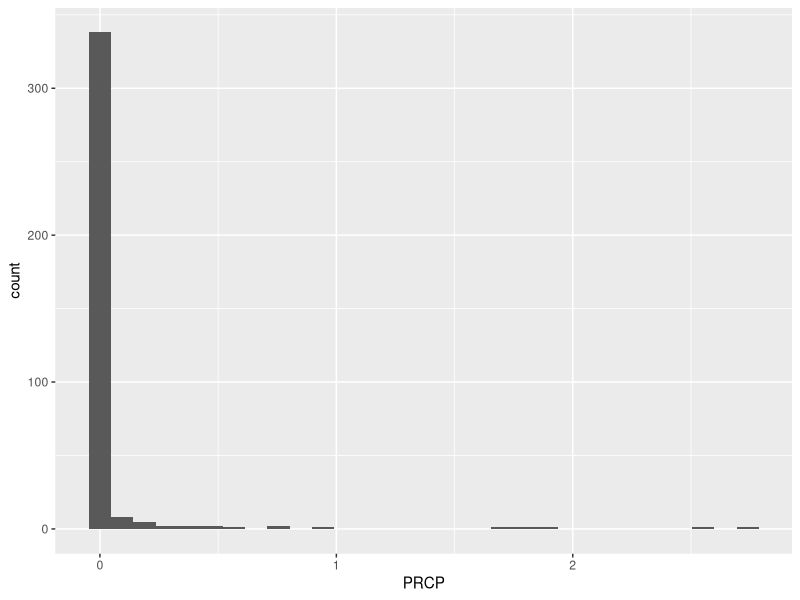

Source code (R):
## ---- chunk 1
df <- read.csv('./rainfallLAcounty2025-26.csv')
library(tidyverse)
str(df)
## ---- chunk 2
length(unique(df))
## ---- chunk 3
names(table(df$STATION))[which.min(table(df$STATION))]
## ---- chunk 4
max(table(df$STATION))
## ---- chunk 5
str(df)
## ---- chunk 6
df |>
  slice_max(DATE, with_ties=FALSE) |>
  select(DATE)

df |>
  slice_min(DATE, with_ties=FALSE) |>
  select(DATE)
## ---- chunk 7
df |>
  arrange(desc(PRCP)) |>
  slice_head() |>
  select(NAME, DATE, PRCP)
## ---- chunk 8
ucla_stations <- df |>
  filter(NAME == "U C L A, CA US")
## ---- chunk 9
ucla_stations |>
  filter(PRCP >= 1) |>
  summarize(n = n())
## ---- chunk 10
ucla_stations |>
  filter(PRCP >= 1) |>
  select(PRCP) |>
  summary()
## ---- chunk 11
ucla_stations[ucla_stations$TMAX == max(ucla_stations$TMAX), ][, c('TMAX', 'DATE')]
ucla_stations[ucla_stations$TMIN == max(ucla_stations$TMIN), ][, c('TMIN', 'DATE')]
## ---- chunk 12
prcp_df <- df |>
  group_by(NAME) |>
  summarize(avg_PRCP = mean(PRCP, na.rm = TRUE), total_PRCP = sum(PRCP, na.rm=TRUE))

prcp_df |>
  filter(avg_PRCP == max(avg_PRCP, na.rm = TRUE)) |>
  select(NAME, avg_PRCP)

prcp_df |>
  arrange(desc(total_PRCP)) |>
  slice_head() |>
  select(NAME, total_PRCP)

## ---- chunk 13
ggplot(ucla_stations, aes(x= PRCP)) +
  geom_histogram()
